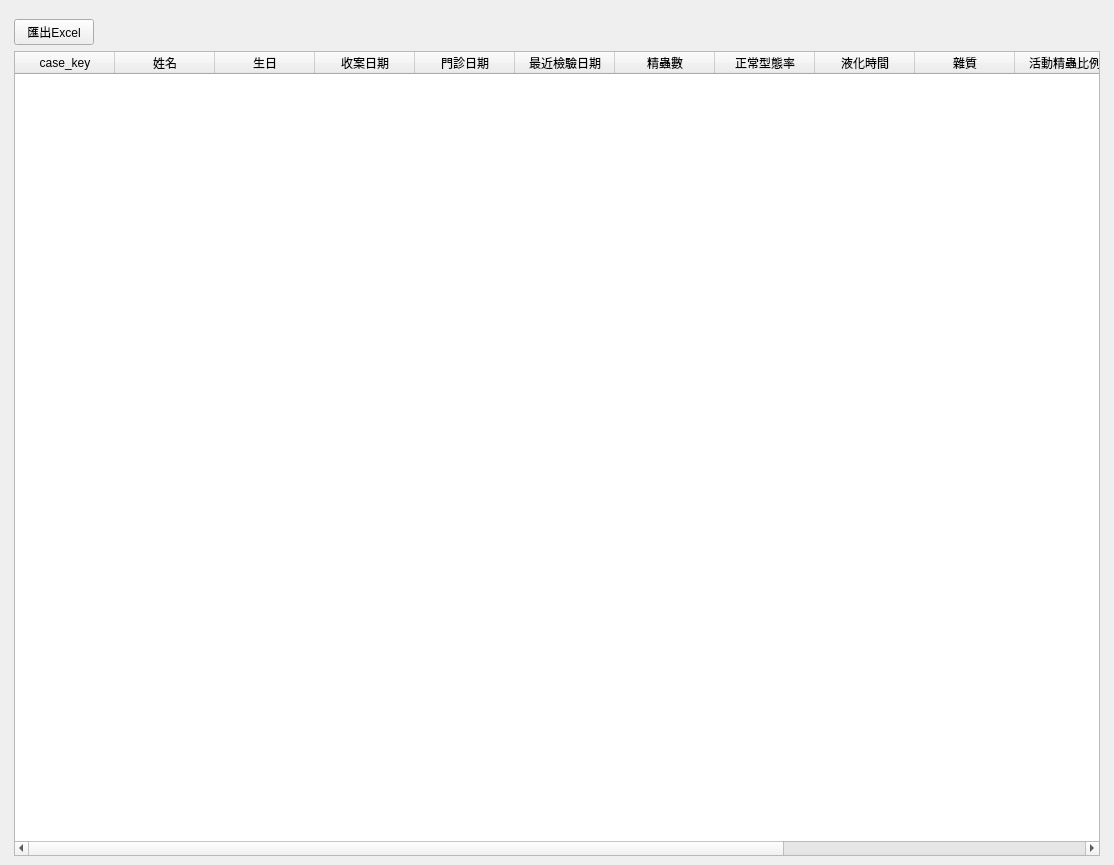
<?xml version="1.0" encoding="UTF-8"?>
<ui version="4.0">
 <class>WindowStatisticsInsPregnantmale</class>
 <widget class="QMainWindow" name="WindowStatisticsInsPregnantmale">
  <property name="geometry">
   <rect>
    <x>0</x>
    <y>0</y>
    <width>1114</width>
    <height>865</height>
   </rect>
  </property>
  <property name="windowTitle">
   <string>孕產照護 - 男性</string>
  </property>
  <widget class="QWidget" name="centralwidget">
   <layout class="QHBoxLayout" name="horizontalLayout">
    <item>
     <layout class="QVBoxLayout" name="verticalLayout">
      <property name="leftMargin">
       <number>5</number>
      </property>
      <property name="topMargin">
       <number>10</number>
      </property>
      <property name="rightMargin">
       <number>5</number>
      </property>
      <item>
       <layout class="QHBoxLayout" name="horizontalLayout_3">
        <item>
         <widget class="QPushButton" name="pushButton_export_excel">
          <property name="text">
           <string>匯出Excel</string>
          </property>
          <property name="icon">
           <iconset>
            <normaloff>../icons/document-export.svg</normaloff>../icons/document-export.svg</iconset>
          </property>
         </widget>
        </item>
        <item>
         <spacer name="horizontalSpacer">
          <property name="orientation">
           <enum>Qt::Horizontal</enum>
          </property>
          <property name="sizeHint" stdset="0">
           <size>
            <width>40</width>
            <height>20</height>
           </size>
          </property>
         </spacer>
        </item>
       </layout>
      </item>
      <item>
       <layout class="QVBoxLayout" name="verticalLayout_5">
        <item>
         <layout class="QHBoxLayout" name="horizontalLayout_2">
          <item>
           <widget class="QTableWidget" name="tableWidget_medical_record">
            <property name="editTriggers">
             <set>QAbstractItemView::NoEditTriggers</set>
            </property>
            <property name="alternatingRowColors">
             <bool>true</bool>
            </property>
            <property name="selectionMode">
             <enum>QAbstractItemView::SingleSelection</enum>
            </property>
            <property name="selectionBehavior">
             <enum>QAbstractItemView::SelectRows</enum>
            </property>
            <column>
             <property name="text">
              <string>case_key</string>
             </property>
            </column>
            <column>
             <property name="text">
              <string>姓名</string>
             </property>
            </column>
            <column>
             <property name="text">
              <string>生日</string>
             </property>
            </column>
            <column>
             <property name="text">
              <string>收案日期</string>
             </property>
            </column>
            <column>
             <property name="text">
              <string>門診日期</string>
             </property>
            </column>
            <column>
             <property name="text">
              <string>最近檢驗日期</string>
             </property>
            </column>
            <column>
             <property name="text">
              <string>精蟲數</string>
             </property>
            </column>
            <column>
             <property name="text">
              <string>正常型態率</string>
             </property>
            </column>
            <column>
             <property name="text">
              <string>液化時間</string>
             </property>
            </column>
            <column>
             <property name="text">
              <string>雜質</string>
             </property>
            </column>
            <column>
             <property name="text">
              <string>活動精蟲比例</string>
             </property>
            </column>
            <column>
             <property name="text">
              <string>配偶是否受孕</string>
             </property>
            </column>
            <column>
             <property name="text">
              <string>次診斷</string>
             </property>
            </column>
            <column>
             <property name="text">
              <string>配偶姓名</string>
             </property>
            </column>
           </widget>
          </item>
          <item>
           <layout class="QVBoxLayout" name="verticalLayout_chart"/>
          </item>
         </layout>
        </item>
       </layout>
      </item>
     </layout>
    </item>
   </layout>
  </widget>
  <widget class="QMenuBar" name="menubar">
   <property name="geometry">
    <rect>
     <x>0</x>
     <y>0</y>
     <width>1114</width>
     <height>28</height>
    </rect>
   </property>
  </widget>
  <action name="action_export_excel">
   <property name="icon">
    <iconset>
     <normaloff>../icons/document-export.svg</normaloff>../icons/document-export.svg</iconset>
   </property>
   <property name="text">
    <string>匯出Excel</string>
   </property>
  </action>
 </widget>
 <resources/>
 <connections/>
</ui>
